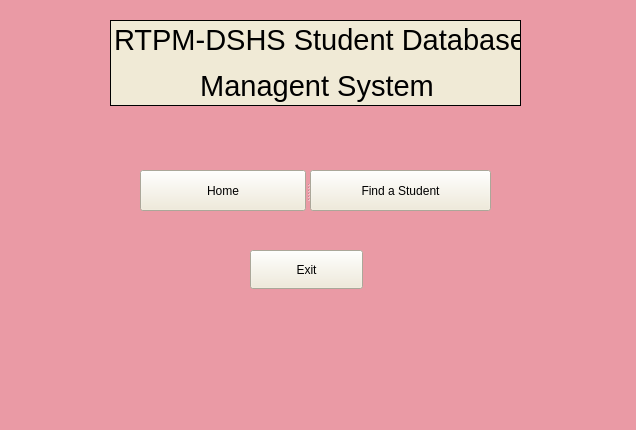
<?xml version="1.0" encoding="UTF-8"?>
<ui version="4.0">
 <class>MainWindow</class>
 <widget class="QMainWindow" name="MainWindow">
  <property name="geometry">
   <rect>
    <x>0</x>
    <y>0</y>
    <width>636</width>
    <height>430</height>
   </rect>
  </property>
  <property name="windowTitle">
   <string>Inventory System</string>
  </property>
  <property name="styleSheet">
   <string notr="true">background-color: rgb(234, 154, 165);</string>
  </property>
  <widget class="QWidget" name="centralwidget">
   <widget class="QWidget" name="verticalLayoutWidget">
    <property name="geometry">
     <rect>
      <x>110</x>
      <y>20</y>
      <width>411</width>
      <height>86</height>
     </rect>
    </property>
    <layout class="QVBoxLayout" name="verticalLayout">
     <item>
      <widget class="QLabel" name="main_label">
       <property name="font">
        <font>
         <weight>50</weight>
         <bold>false</bold>
         <strikeout>false</strikeout>
        </font>
       </property>
       <property name="styleSheet">
        <string notr="true">background-color: rgb(240,234,214);
border: 1px solid black</string>
       </property>
       <property name="text">
        <string>&lt;html&gt;&lt;head/&gt;&lt;body&gt;&lt;p align=&quot;center&quot;&gt;&lt;span style=&quot; font-size:22pt;&quot;&gt;RTPM-DSHS Student Database&lt;/span&gt;&lt;/p&gt;&lt;p align=&quot;center&quot;&gt;&lt;span style=&quot; font-size:22pt;&quot;&gt;Managent System&lt;/span&gt;&lt;/p&gt;&lt;/body&gt;&lt;/html&gt;</string>
       </property>
       <property name="margin">
        <number>0</number>
       </property>
      </widget>
     </item>
    </layout>
   </widget>
   <widget class="QWidget" name="horizontalLayoutWidget">
    <property name="geometry">
     <rect>
      <x>140</x>
      <y>170</y>
      <width>351</width>
      <height>41</height>
     </rect>
    </property>
    <layout class="QHBoxLayout" name="horizontalLayout">
     <item>
      <widget class="QSplitter" name="splitter">
       <property name="orientation">
        <enum>Qt::Horizontal</enum>
       </property>
       <widget class="QPushButton" name="pushButton">
        <property name="styleSheet">
         <string notr="true">background-color: rgb(240,234,214)
</string>
        </property>
        <property name="text">
         <string>Home</string>
        </property>
       </widget>
       <widget class="QPushButton" name="pushButton_4">
        <property name="styleSheet">
         <string notr="true">background-color: rgb(240,234,214)
</string>
        </property>
        <property name="text">
         <string>Find a Student</string>
        </property>
       </widget>
      </widget>
     </item>
    </layout>
   </widget>
   <widget class="QPushButton" name="pushButton_2">
    <property name="geometry">
     <rect>
      <x>250</x>
      <y>250</y>
      <width>113</width>
      <height>39</height>
     </rect>
    </property>
    <property name="styleSheet">
     <string notr="true">background-color: rgb(240,234,214)
</string>
    </property>
    <property name="text">
     <string>Exit</string>
    </property>
   </widget>
  </widget>
  <widget class="QStatusBar" name="statusbar"/>
 </widget>
 <resources/>
 <connections/>
</ui>
